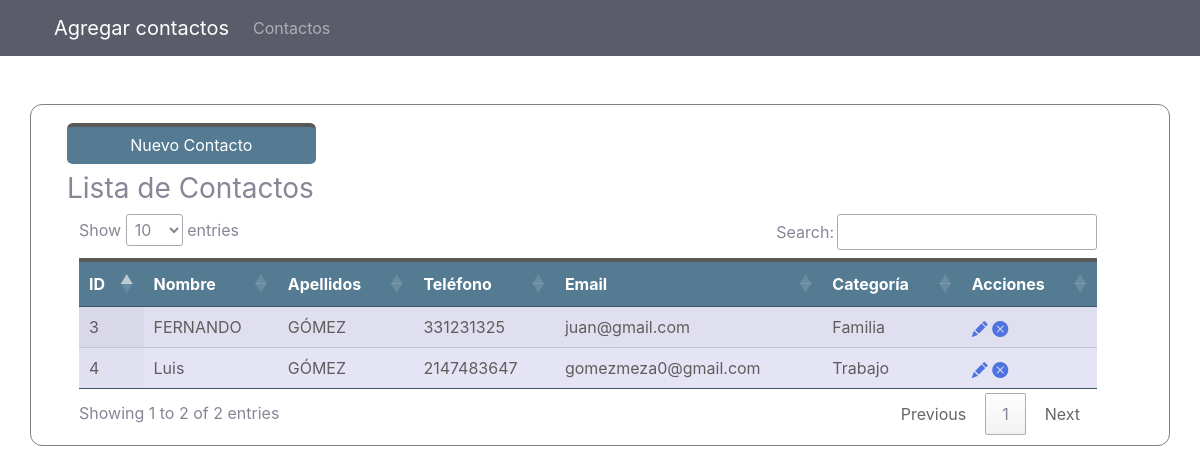
/contactos.php, run on the app's committed database.
### tables this page shows
CREATE TABLE `categorias` (
  `id` int(11) NOT NULL,
  `nombre` varchar(200) NOT NULL,
  `fecha_creacion` timestamp NOT NULL DEFAULT current_timestamp() ON UPDATE current_timestamp()
);

CREATE TABLE `contactos` (
  `id` int(11) NOT NULL,
  `nombre` varchar(200) NOT NULL,
  `apellido` varchar(200) NOT NULL,
  `telefono` int(11) NOT NULL,
  `email` varchar(300) NOT NULL,
  `categoria` varchar(300) NOT NULL
);

### contactos.php (the view, shortened to what this page needs)
<?php include("includes/header.php") ?>
<?php
$query = "SELECT cat.nombre AS nombrecategoria, con.id AS id, con.nombre AS nombre, con.apellido
                AS apellido, con.telefono AS telefono, con.email AS email, con.categoria AS categoria_id
                FROM categorias cat
                INNER JOIN contactos con
                ON cat.id = con.categoria ";
$stmt = $conn->query($query);
$contactos = $stmt->fetchAll(PDO::FETCH_OBJ);
?>
<div class="col-sm-3 mt-2">
    <a href="../agenda/index.php" class="btn btn-primary w-100">Nuevo Contacto</a>
</div>
<div class="col-sm-6 mt-2">
    <h3>Lista de Contactos</h3>
</div>
<div class="row mt-2 container table-responsive">
    <div class="col-sm-12">
        <table id="tblContactos" class="display" style="width:100%">
            <thead>
                <tr>
                    <th>ID</th>
                    <th>Nombre</th>
                    <th>Apellidos</th>
                    <th>Teléfono</th>
                    <th>Email</th>
                    <th>Categoría</th>
                    <th>Acciones</th>
                </tr>
            </thead>
            <tbody>
                <?php foreach ($contactos as $fila) : ?>
                    <tr>
                        <td><?php echo $fila->id; ?></td>
                        <td><?php echo $fila->nombre; ?></td>
                        <td><?php echo $fila->apellido; ?></td>
                        <td><?php echo $fila->telefono; ?></td>
                        <td><?php echo $fila->email; ?></td>
                        <td><?php echo $fila->nombrecategoria; ?></td>
                        <td>
                            <a href="editar_contacto.php?id=<?php echo $fila->id; ?>&idCategoria=<?php echo $fila->categoria_id; ?>" class="fas fa-pencil-alt configurar" title='Editar'>
                                <i class="bi bi-pencil-fill"></i></a>
                            <a href="borrar_contacto.php?id=<?php echo $fila->id; ?>&idCategoria=<?php echo $fila->categoria_id; ?>" class="fas fa-window-close eliminar" title='Eiminar'>
                                <i class="bi bi-x-circle-fill"></i></a>
                        </td>
                    </tr>
                <?php endforeach; ?>
            </tbody>
        </table>
    </div>
</div>
<?php include("includes/footer.php") ?>

### includes/header.php (shortened to what this page needs)
<!doctype html>
<html lang="es">
<head>
    <link href="https://cdn.jsdelivr.net/npm/bootstrap@5.0.0-beta1/dist/css/bootstrap.min.css" rel="stylesheet">
    <link rel="stylesheet" href="css/bootstrap-icons-1.2.1/font/bootstrap-icons.css">
    <link href="https://cdn.datatables.net/1.10.22/css/jquery.dataTables.min.css" rel="stylesheet">
    <link rel="stylesheet" href="css/estilos.css">
    <link rel="stylesheet" href="css/sb-admin-2.css">
</head>
<body>
    <nav class="navbar navbar-expand-lg navbar-dark bg-dark">
        <div class="container">
            <a class="navbar-brand" href="index.php">Agregar contactos</a>
            <div class="collapse navbar-collapse" id="navbarSupportedContent">
                <ul class="navbar-nav mb-20 mb-lg-0">
                    <li><a class="nav-link" href="contactos.php">Contactos</a></li>
                </ul>
            </div>
        </div>
    </nav>
    <div class="container mt-5 caja">

### includes/footer.php (shortened to what this page needs)
  </div>
    </body>
</html>

### css/estilos.css (style rules this page uses)
.caja { background: #ffffff; border: 1px solid gray; border-radius: 12px; padding: 10px; }

### data on the page
categorias: contactos.id "3", contactos.nombre "FERNANDO", contactos.apellido "GÓMEZ", contactos.telefono "331231325", contactos.email "juan@gmail.com", nombre "Familia"
categorias: contactos.id "4", contactos.nombre "Luis", contactos.apellido "GÓMEZ", contactos.telefono "2147483647", contactos.email "gomezmeza0@gmail.com", nombre "Trabajo"
